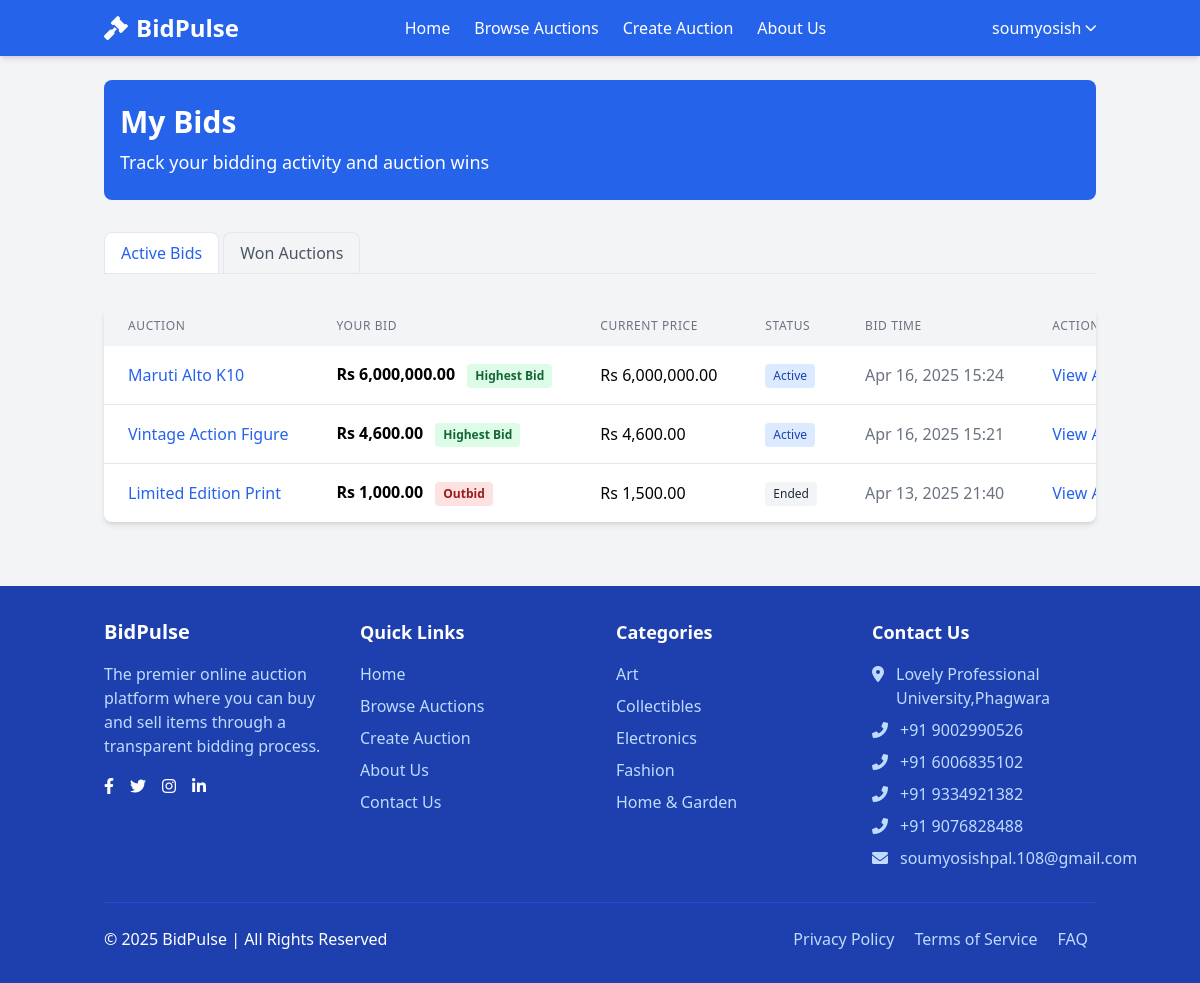
/my_bids.php (signed in), run on the app's committed database.
### tables this page shows
CREATE TABLE `bids` (
  `bid_id` int(11) NOT NULL,
  `auction_id` int(11) NOT NULL,
  `bidder_id` int(11) NOT NULL,
  `bid_amount` decimal(10,2) NOT NULL,
  `bid_time` timestamp NOT NULL DEFAULT current_timestamp()
);

CREATE TABLE `auctions` (
  `auction_id` int(11) NOT NULL,
  `title` varchar(100) NOT NULL,
  `description` text NOT NULL,
  `image_url` varchar(255) NOT NULL,
  `seller_id` int(11) NOT NULL,
  `category_id` int(11) NOT NULL,
  `starting_price` decimal(10,2) NOT NULL,
  `current_price` decimal(10,2) NOT NULL,
  `start_date` timestamp NOT NULL DEFAULT current_timestamp() ON UPDATE current_timestamp(),
  `end_date` timestamp NOT NULL DEFAULT '0000-00-00 00:00:00',
  `status` enum('active','ended','cancelled') DEFAULT 'active',
  `created_at` timestamp NOT NULL DEFAULT current_timestamp(),
  `updated_at` timestamp NOT NULL DEFAULT current_timestamp() ON UPDATE current_timestamp()
);

CREATE TABLE `categories` (
  `category_id` int(11) NOT NULL,
  `name` varchar(50) NOT NULL,
  `description` text DEFAULT NULL,
  `created_at` timestamp NOT NULL DEFAULT current_timestamp()
);

### php/config.php (called while the page is built, shortened)
<?php
function is_logged_in() {
    return isset($_SESSION['user_id']);
}
?>

### php/auction_functions.php (called while the page is built, shortened)
<?php
require_once 'config.php';
function get_all_categories() {
    global $conn;
    $query = "SELECT * FROM categories ORDER BY name";
    $result = mysqli_query($conn, $query);
    $categories = [];
    if($result) {
        while($row = mysqli_fetch_assoc($result)) {
            $categories[] = $row;
        }
    }
    return $categories;
}
function get_user_bids($user_id) {
    global $conn;
    $query = "SELECT b.*, a.title as auction_title, a.current_price, a.end_date, a.status
              FROM bids b
              INNER JOIN auctions a ON b.auction_id = a.auction_id
              WHERE b.bidder_id = ?
              ORDER BY b.bid_time DESC";
    $stmt = mysqli_prepare($conn, $query);
    mysqli_stmt_bind_param($stmt, "i", $user_id);
    mysqli_stmt_execute($stmt);
    $result = mysqli_stmt_get_result($stmt);
    $bids = [];
    if($result) {
        while($row = mysqli_fetch_assoc($result)) {
            $bids[] = $row;
        }
    }
    return $bids;
}
?>

### my_bids.php (the view, shortened to what this page needs)
<?php
require_once 'php/config.php';
require_once 'php/auction_functions.php';
$bids = get_user_bids($_SESSION['user_id']);
include 'php/header.php';
?>
<div class="bg-blue-600 text-white py-6 rounded-lg mb-8">
    <div class="container mx-auto px-4">
        <h1 class="text-3xl font-bold">My Bids</h1>
        <p class="text-lg mt-2">Track your bidding activity and auction wins</p>
    </div>
</div>
<div class="mb-8">
    <ul class="flex border-b border-gray-200">
        <li class="mr-1">
            <a href="#active-bids" class="inline-block py-2 px-4 bg-white rounded-t-lg border-l border-t border-r border-gray-200 text-blue-600 font-medium active-tab">
                Active Bids
            </a>
        </li>
        <li class="mr-1">
            <a href="#won-auctions" class="inline-block py-2 px-4 bg-gray-100 rounded-t-lg border-l border-t border-r border-gray-200 text-gray-600 hover:text-blue-600 hover:bg-white">
                Won Auctions
            </a>
        </li>
    </ul>
</div>
<div id="active-bids-content" class="tab-content">
    <?php if (empty($bids)): ?>
    <div class="bg-white rounded-lg shadow-md p-6 text-center">
        <p class="text-gray-600 mb-4">You haven't placed any bids yet.</p>
        <a href="browse.php" class="bg-blue-600 text-white px-4 py-2 rounded-md hover:bg-blue-700 transition">Browse Auctions</a>
    </div>
    <?php else: ?>
    <div class="bg-white rounded-lg shadow-md overflow-hidden">
        <div class="overflow-x-auto">
            <table class="w-full">
                <thead>
                    <tr class="bg-gray-100">
                        <th class="px-6 py-3 text-left text-xs font-medium text-gray-500 uppercase tracking-wider">Auction</th>
                        <th class="px-6 py-3 text-left text-xs font-medium text-gray-500 uppercase tracking-wider">Your Bid</th>
                        <th class="px-6 py-3 text-left text-xs font-medium text-gray-500 uppercase tracking-wider">Current Price</th>
                        <th class="px-6 py-3 text-left text-xs font-medium text-gray-500 uppercase tracking-wider">Status</th>
                        <th class="px-6 py-3 text-left text-xs font-medium text-gray-500 uppercase tracking-wider">Bid Time</th>
                        <th class="px-6 py-3 text-left text-xs font-medium text-gray-500 uppercase tracking-wider">Actions</th>
                    </tr>
                </thead>
                <tbody class="divide-y divide-gray-200">
                    <?php foreach($bids as $bid): ?>
                    <tr class="hover:bg-gray-50">
                        <td class="px-6 py-4 whitespace-nowrap">
                            <a href="auction.php?id=<?php echo $bid['auction_id']; ?>" class="text-blue-600 hover:text-blue-800 font-medium"><?php echo $bid['auction_title']; ?></a>
                        </td>
                        <td class="px-6 py-4 whitespace-nowrap font-semibold">
                            Rs <?php echo number_format($bid['bid_amount'], 2); ?>
                            <?php if($bid['bid_amount'] == $bid['current_price']): ?>
                            <span class="inline-block ml-2 bg-green-100 text-green-800 text-xs px-2 py-1 rounded">Highest Bid</span>
                            <?php elseif($bid['bid_amount'] < $bid['current_price']): ?>
                            <span class="inline-block ml-2 bg-red-100 text-red-800 text-xs px-2 py-1 rounded">Outbid</span>
                            <?php endif; ?>
                        </td>
                        <td class="px-6 py-4 whitespace-nowrap">
                            Rs <?php echo number_format($bid['current_price'], 2); ?>
                        </td>
                        <td class="px-6 py-4 whitespace-nowrap">
                            <?php if($bid['status'] == 'active'): ?>
                                <?php if(strtotime($bid['end_date']) > time()): ?>
                                <span class="inline-block bg-blue-100 text-blue-800 text-xs px-2 py-1 rounded">Active</span>
                                <?php else: ?>
                                <span class="inline-block bg-gray-100 text-gray-800 text-xs px-2 py-1 rounded">Ended</span>
                                <?php endif; ?>
                            <?php else: ?>
                            <span class="inline-block bg-gray-100 text-gray-800 text-xs px-2 py-1 rounded">Ended</span>
                            <?php endif; ?>
                        </td>
                        <td class="px-6 py-4 whitespace-nowrap text-gray-500">
                            <?php echo date('M d, Y H:i', strtotime($bid['bid_time'])); ?>
                        </td>
                        <td class="px-6 py-4 whitespace-nowrap">
                            <a href="auction.php?id=<?php echo $bid['auction_id']; ?>" class="text-blue-600 hover:text-blue-800">View Auction</a>
                        </td>
                    </tr>
                    <?php endforeach; ?>
                </tbody>
            </table>
        </div>
    </div>
    <?php endif; ?>
</div>
<?php include 'php/footer.php'; ?>

### php/header.php (shortened to what this page needs)
<?php
require_once __DIR__ . '/config.php';
require_once __DIR__ . '/auction_functions.php';
?>
<!DOCTYPE html>
<html lang="en">
<head>
    <script src="https://cdn.tailwindcss.com"></script>
    <link rel="stylesheet" href="https://cdnjs.cloudflare.com/ajax/libs/font-awesome/6.0.0/css/all.min.css">
</head>
<body class="bg-gray-100 min-h-screen flex flex-col">
    <header class="bg-blue-600 text-white shadow-md">
        <div class="container mx-auto px-4 py-3">
            <div class="flex justify-between items-center">
                <div>
                    <a href="index.php" class="text-2xl font-bold flex items-center">
                        <i class="fas fa-gavel mr-2"></i>
                        <span>BidPulse</span>
                    </a>
                </div>
                <div class="hidden md:flex space-x-6">
                    <a href="index.php" class="hover:text-blue-200 transition">Home</a>
                    <a href="browse.php" class="hover:text-blue-200 transition">Browse Auctions</a>
                    <?php if(is_logged_in()): ?>
                    <a href="create_auction.php" class="hover:text-blue-200 transition">Create Auction</a>
                    <?php endif; ?>
                    <a href="about.php" class="hover:text-blue-200 transition">About Us</a>
                </div>
                <div class="flex items-center space-x-4">
                    <?php if(is_logged_in()): ?>
                        <div class="relative group">
                            <button class="flex items-center hover:text-blue-200 transition">
                                <span class="mr-1"><?php echo $_SESSION['username']; ?></span>
                                <i class="fas fa-chevron-down text-xs"></i>
                            </button>
                        </div>
                    <?php else: ?>
                        <a href="login.php" class="hover:text-blue-200 transition">Login</a>
                        <a href="register.php" class="bg-white text-blue-600 px-4 py-2 rounded-md hover:bg-blue-50 transition">Register</a>
                    <?php endif; ?>
                </div>
            </div>
        </div>
    </header>
    <main class="container mx-auto px-4 py-6 flex-grow">

### php/footer.php (shortened to what this page needs)
</main>
    <footer class="bg-blue-800 text-white mt-10">
        <div class="container mx-auto px-4 py-8">
            <div class="grid grid-cols-1 md:grid-cols-4 gap-8">
                <div>
                    <h3 class="text-xl font-semibold mb-4">BidPulse</h3>
                    <p class="text-blue-200 mb-4">The premier online auction platform where you can buy and sell items through a transparent bidding process.</p>
                    <div class="flex space-x-4">
                        <a href="#" class="text-white hover:text-blue-200"><i class="fab fa-facebook-f"></i></a>
                        <a href="#" class="text-white hover:text-blue-200"><i class="fab fa-twitter"></i></a>
                        <a href="#" class="text-white hover:text-blue-200"><i class="fab fa-instagram"></i></a>
                        <a href="https://www.linkedin.com/in/soumyosishpal/" class="text-white hover:text-blue-200"><i class="fab fa-linkedin-in"></i></a>
                    </div>
                </div>
                <div>
                    <h3 class="text-lg font-semibold mb-4">Quick Links</h3>
                    <ul class="space-y-2">
                        <li><a href="index.php" class="text-blue-200 hover:text-white">Home</a></li>
                        <li><a href="browse.php" class="text-blue-200 hover:text-white">Browse Auctions</a></li>
                        <li><a href="create_auction.php" class="text-blue-200 hover:text-white">Create Auction</a></li>
                        <li><a href="about.php" class="text-blue-200 hover:text-white">About Us</a></li>
                        <li><a href="contact.php" class="text-blue-200 hover:text-white">Contact Us</a></li>
                    </ul>
                </div>
                <div>
                    <h3 class="text-lg font-semibold mb-4">Categories</h3>
                    <ul class="space-y-2">
                        <?php
                        require_once 'php/auction_functions.php';
                        $categories = get_all_categories();
                        foreach(array_slice($categories, 0, 5) as $category) {
                            echo '<li><a href="browse.php?category=' . $category['category_id'] . '" class="text-blue-200 hover:text-white">' . $category['name'] . '</a></li>';
                        }
                        ?>
                    </ul>
                </div>
                <div>
                    <h3 class="text-lg font-semibold mb-4">Contact Us</h3>
                    <ul class="space-y-2 text-blue-200">
                        <li class="flex items-start">
                            <i class="fas fa-map-marker-alt mt-1 mr-3"></i>
                            <span>Lovely Professional University,Phagwara</span>
                        </li>
                        <li class="flex items-start">
                            <i class="fas fa-phone-alt mt-1 mr-3"></i>
                            <span>+91 9002990526</span>
                        </li>
                        <li class="flex items-start">
                            <i class="fas fa-phone-alt mt-1 mr-3"></i>
                            <span>+91 6006835102</span>
                        </li>
                        <li class="flex items-start">
                            <i class="fas fa-phone-alt mt-1 mr-3"></i>
                            <span>+91 9334921382</span>
                        </li>
                        <li class="flex items-start">
                            <i class="fas fa-phone-alt mt-1 mr-3"></i>
                            <span>+91 9076828488</span>
                        </li>
                        <li class="flex items-start">
                            <i class="fas fa-envelope mt-1 mr-3"></i>
                            <span>soumyosishpal.108@gmail.com</span>
                        </li>
                    </ul>
                </div>
            </div>
            <div class="border-t border-blue-700 mt-8 pt-6 flex flex-col md:flex-row justify-between items-center">
                <p>© 2025 BidPulse | All Rights Reserved</p>
                <div class="mt-4 md:mt-0">
                    <a href="#" class="text-blue-200 hover:text-white mx-2">Privacy Policy</a>
                    <a href="#" class="text-blue-200 hover:text-white mx-2">Terms of Service</a>
                    <a href="#" class="text-blue-200 hover:text-white mx-2">FAQ</a>
                </div>
            </div>
        </div>
    </footer>
</body>
</html>

### data on the page
bids: auction.title "Maruti Alto K10", bid_amount "6,000,000.00", shows "Highest Bid", auction.current_price "6,000,000.00", shows "Active", bid_time "Apr 16, 2025 15:24"
bids: auction.title "Vintage Action Figure", bid_amount "4,600.00", shows "Highest Bid", auction.current_price "4,600.00", shows "Active", bid_time "Apr 16, 2025 15:21"
bids: auction.title "Limited Edition Print", bid_amount "1,000.00", shows "Outbid", auction.current_price "1,500.00", shows "Ended", bid_time "Apr 13, 2025 21:40"
categories: name "Art"
categories: name "Collectibles"
categories: name "Electronics"
categories: name "Fashion"
categories: name "Home & Garden"

### other printed values
$_SESSION['username'] "soumyosish"
